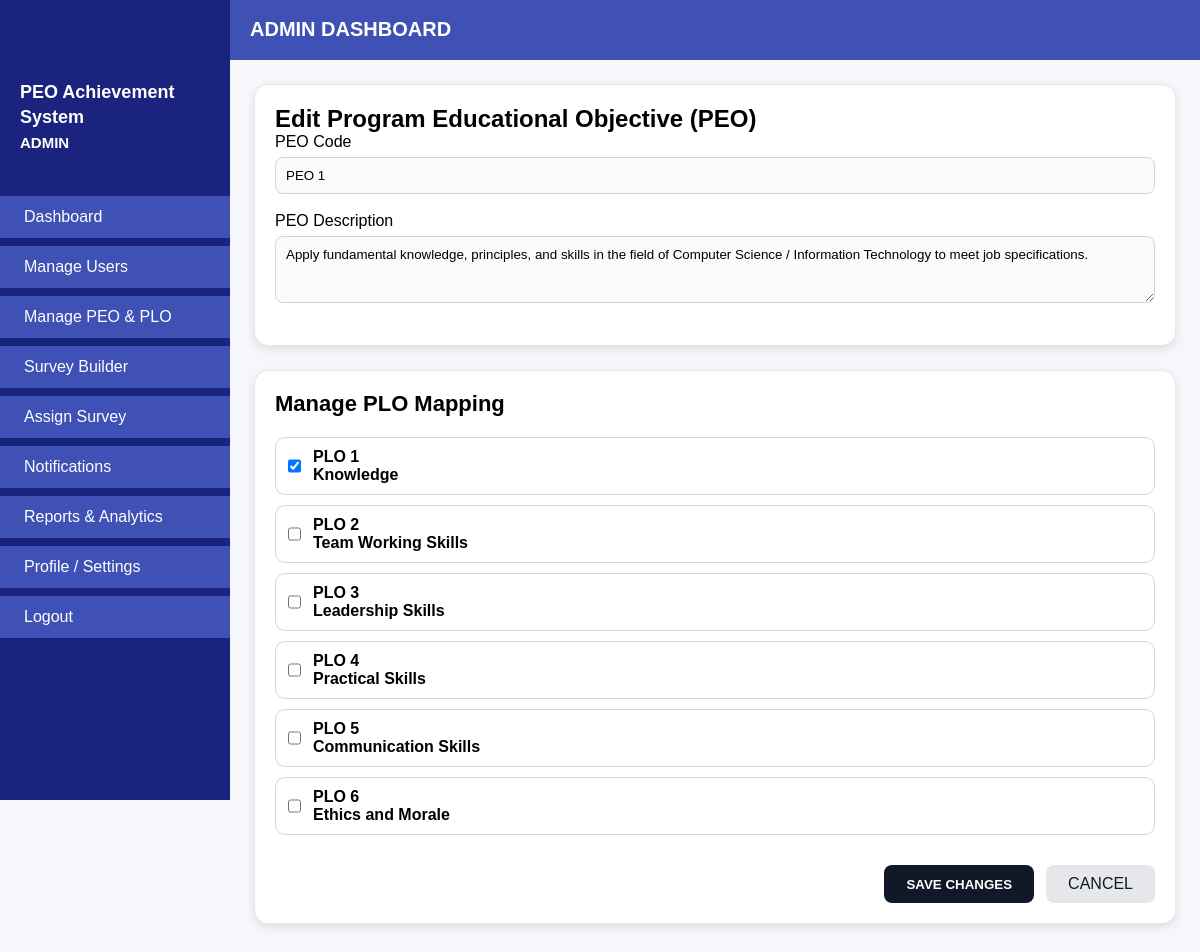
/edit_peo.php?peo_id=39, run on the app's committed database.
### tables this page shows
CREATE TABLE `peo_plo_mapping` (
  `id` int(11) NOT NULL,
  `peo_code` varchar(10) DEFAULT NULL,
  `peo_description` text DEFAULT NULL,
  `plo_code` varchar(10) DEFAULT NULL,
  `plo_description` text DEFAULT NULL,
  `created_at` timestamp NOT NULL DEFAULT current_timestamp()
);

### edit_peo.php (the view, shortened to what this page needs)
<?php
require_once 'db.php';
$peo_id = (int) $_GET['peo_id'];
$stmt = $pdo->prepare("
    SELECT id, peo_code, peo_description
    FROM peo_plo_mapping
    WHERE id = ?
");
$stmt->execute([$peo_id]);
$peo = $stmt->fetch(PDO::FETCH_ASSOC);
$plos = $pdo->query("
    SELECT DISTINCT plo_code, plo_description
    FROM peo_plo_mapping
    WHERE plo_code IS NOT NULL
    ORDER BY plo_code
")->fetchAll(PDO::FETCH_ASSOC);
$stmt = $pdo->prepare("
    SELECT plo_code
    FROM peo_plo_mapping
    WHERE peo_code = ?
      AND plo_code IS NOT NULL
");
$stmt->execute([$peo['peo_code']]);
$mappedPLOs = $stmt->fetchAll(PDO::FETCH_COLUMN);
?>
<!DOCTYPE html>
<html lang="en">
<head>
<link rel="stylesheet" href="assets/css/style.css">
</head>
<body>
<div class="top-header">
    <h2>ADMIN DASHBOARD</h2>
</div>
<div class="sidebar">
    <div class="logo">
        PEO Achievement System<br><small>ADMIN</small>
    </div>
    <ul>
        <li><a href="dashboard.php">Dashboard</a></li>
        <li><a href="manage_users.php">Manage Users</a></li>
        <li class="active"><a href="manage_peo_plo.php">Manage PEO & PLO</a></li>
        <li><a href="survey_builder.php">Survey Builder</a></li>
        <li><a href="assign_survey.php">Assign Survey</a></li>
        <li><a href="notifications.php">Notifications</a></li>
        <li><a href="reports.php">Reports & Analytics</a></li>
        <li><a href="profile_settings.php">Profile / Settings</a></li>
        <li><a href="logout.php">Logout</a></li>
    </ul>
</div>
<div class="main-content">
<div class="edit-container">
<form method="POST">
<div class="card">
    <h2>Edit Program Educational Objective (PEO)</h2>
    <div class="form-group">
        <label>PEO Code</label>
        <input type="text" value="<?= htmlspecialchars($peo['peo_code']) ?>" readonly>
    </div>
    <div class="form-group">
        <label>PEO Description</label>
        <textarea name="peo_description" rows="3" required><?= htmlspecialchars($peo['peo_description']) ?></textarea>
    </div>
</div>
<div class="card">
    <h3>Manage PLO Mapping</h3>
    <?php foreach ($plos as $plo): ?>
        <label class="plo-item">
            <input type="checkbox"
                   name="plo_ids[]"
                   value="<?= htmlspecialchars($plo['plo_code']) ?>"
                   <?= in_array($plo['plo_code'], $mappedPLOs) ? 'checked' : '' ?>>
            <div>
                <strong><?= htmlspecialchars($plo['plo_code']) ?></strong><br>
                <?= htmlspecialchars($plo['plo_description']) ?>
            </div>
        </label>
    <?php endforeach; ?>
    <div class="actions">
        <button type="submit" class="btn-primary">SAVE CHANGES</button>
        <a href="manage_peo_plo.php" class="btn-secondary">CANCEL</a>
    </div>
</div>
</form>
</div>
</div>
</body>
</html>

### assets/css/style.css (style rules this page uses)
* { margin: 0; padding: 0; box-sizing: border-box; font-family: Arial, sans-serif; }
html, body { height: 100%; background-color: #f5f5f5; background-image: radial-gradient(rgba(0,0,0,0.02) 1px, transparent 1px); background-size: 20px 20px; }
.top-header { width: 100%; height: 60px; background: #3F51B5; border-bottom: 1px solid #3F51B5; display: flex; align-items: center; padding-left: 250px; }
.top-header h2 { font-size: 20px; font-weight: bold; color: white; }
.sidebar { width: 230px; height: 100vh; background: #1A237E; color: white; position: fixed; top: 0; left: 0; padding-top: 80px; }
.sidebar .logo { font-size: 18px; font-weight: bold; margin-bottom: 40px; padding-left: 20px; line-height: 1.4; }
.sidebar ul { list-style: none; padding-left: 0; }
.sidebar ul li { margin-bottom: 8px; }
.sidebar ul li a { display: block; padding: 12px 20px; color: #fff; text-decoration: none; background: #3F51B5; border-left: 4px solid transparent; transition: 0.2s; }
.main-content { margin-left: 250px; padding: 20px; }
.main-content h3 { font-size: 22px; margin-bottom: 20px; }
.card { width: 22%; background: #ffffff; border: 1px solid #ddd; box-shadow: 0px 3px 8px rgba(0,0,0,0.1); padding: 20px; border-radius: 6px; }
* { box-sizing: border-box; }
body { margin: 0; padding: 0; background: #f5f7fb; }
.main-content { margin-left: 260px; padding: 20px 24px; min-height: calc(100vh - 70px); background: #f5f7fb; }
.main-content > * { max-width: 1500px; margin-left: auto; margin-right: auto; }
.btn-primary { background: #1e293b; color: #fff; padding: 10px 16px; border-radius: 6px; text-decoration: none; font-weight: 600; }
.card { width: 100%; margin-bottom: 30px; margin: 0 auto 30px; background: #fff; border: 2px solid #1e293b; border-radius: 8px; }
.form-group { margin-bottom: 16px; }
.form-group label { display: block; margin-bottom: 6px; font-weight: 500; }
.form-group input, .form-group select { width: 100%; padding: 8px; }

### edit_peo.php (style rules this page uses)
.main-content { margin-left: 230px; padding: 24px; background: #f6f7fb; min-height: 100vh; }
.edit-container { max-width: 1100px; margin: 0 auto; }
.card { background: #ffffff; border-radius: 14px; padding: 20px; margin-bottom: 24px; border: 1px solid #e5e7eb; }
.form-group { margin-bottom: 18px; }
label { font-weight: 600; display: block; margin-bottom: 6px; }
input[readonly], textarea { width: 100%; padding: 10px; border-radius: 8px; border: 1px solid #d1d5db; background: #f9fafb; }
.plo-item { display: flex; gap: 12px; padding:10px 12px; border: 1px solid #d1d5db; border-radius: 10px; margin-bottom: 10px; }
.actions { display: flex; justify-content: flex-end; gap: 12px; margin-top: 30px; }
.btn-primary { background: #111827; color: #fff; border: none; padding: 10px 22px; border-radius: 8px; }
.btn-secondary { background: #e5e7eb; color: #111827; padding: 10px 22px; border-radius: 8px; text-decoration: none; }

### data on the page
peo_plo_mapping: peo_code "PEO 1", peo_description "Apply fundamental knowledge, principles, and skills in the field of Computer Science / Information Technology to meet job specifications."

### other printed values
$plo['plo_code'] "PLO 1"
$plo['plo_description'] "Knowledge"
$plo['plo_code'] "PLO 2"
$plo['plo_description'] "Team Working Skills"
$plo['plo_code'] "PLO 3"
$plo['plo_description'] "Leadership Skills"
$plo['plo_code'] "PLO 4"
$plo['plo_description'] "Practical Skills"
$plo['plo_code'] "PLO 5"
$plo['plo_description'] "Communication Skills"
$plo['plo_code'] "PLO 6"
$plo['plo_description'] "Ethics and Morale"
